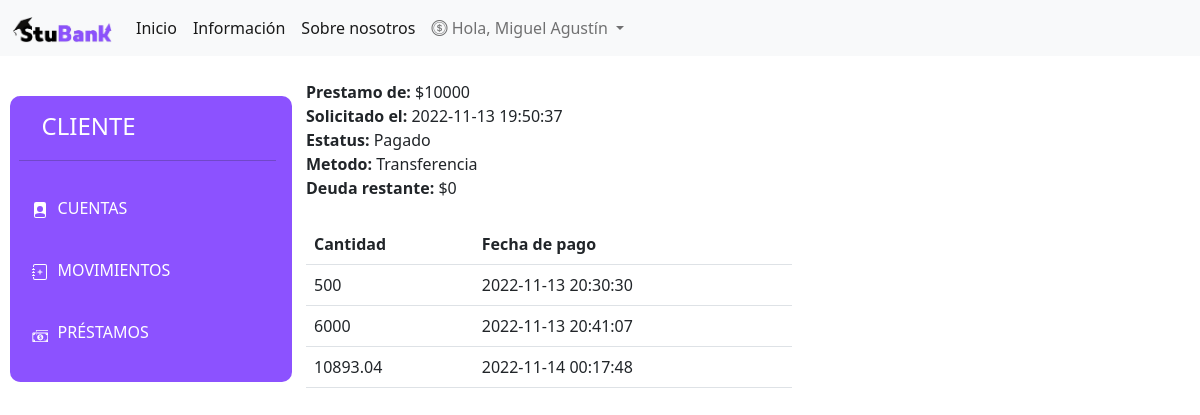
/cliente/pagos.php?id=18 (signed in), run on the app's committed database.
### tables this page shows
CREATE TABLE `prestamos` (
  `id_prest` int(11) NOT NULL,
  `solicitanteEje` varchar(9) NOT NULL,
  `solicitanteCl` varchar(9) NOT NULL,
  `cantidad` double NOT NULL,
  `meses` int(11) NOT NULL,
  `deuda` double NOT NULL,
  `metodo` tinyint(4) NOT NULL,
  `fecha` datetime NOT NULL DEFAULT current_timestamp(),
  `estatus` int(11) NOT NULL
);

CREATE TABLE `pagos` (
  `id_pago` int(11) NOT NULL,
  `id_prest` int(11) NOT NULL,
  `cuenta` varchar(10) NOT NULL,
  `cantidad` double NOT NULL,
  `fecha` datetime NOT NULL DEFAULT current_timestamp()
);

### cliente/pagos.php (the view, shortened to what this page needs)
<?php
    include('../view/conexion.php');
    $id = $_REQUEST['id'];
    $obtencion = "SELECT * FROM pagos WHERE id_prest = '$id'";
    $resultado = mysqli_query($mysqli,$obtencion);
    $pagos = $resultado->fetch_all(MYSQLI_ASSOC);
    $obtencion2 = "SELECT * FROM prestamos WHERE id_prest = '$id'";
    $resultado2 = $mysqli->query($obtencion2);
    $prestamo = $resultado2->fetch_assoc();
    $estados = ['', 'Pendiente', 'En curso', 'Rechazado','Pagado'];
    $metodo = ['', 'Efectivo', 'Transferencia'];
?>
<!DOCTYPE html>
<html lang="es">
<head>
    <link rel="stylesheet" href="../src/css/menu.css">
    <link href="https://cdn.jsdelivr.net/npm/bootstrap@5.2.0/dist/css/bootstrap.min.css" rel="stylesheet">
    <link rel="stylesheet" href="https://cdn.jsdelivr.net/npm/bootstrap-icons@1.9.1/font/bootstrap-icons.css">
</head>
<header>
    <?php include('../view/navbar.php'); ?>
</header>
<body>
    <div class="row">
        <?php include('menu.php'); ?>
        <div class="col-md-5">
            <b>Prestamo de:</b> $<?=$prestamo['cantidad']?><br>
            <b>Solicitado el:</b> <?=$prestamo['fecha']?><br>
            <b>Estatus:</b> <?=$estados[$prestamo['estatus']]?><br>
            <b>Metodo:</b> <?=$metodo[$prestamo['metodo']]?><br>
            <b>Deuda restante:</b> $<?=round($prestamo['deuda'],2)?>
            <?php if($pagos != null):?>
                <table class="table mt-4">
                    <thead>
                        <th scope="col">Cantidad</th>
                        <th scope="col">Fecha de pago</th>
                    </thead>
                    <tbody>
                        <?php foreach($pagos as $pago):?>
                            <tr>
                                <td><?=$pago['cantidad']?></td>
                                <td><?=$pago['fecha']?></td>
                            </tr>
                        <?php endforeach;?>
                    </tbody>
                </table>
            <?php else:?>
                <p class="mt-4">No se ha realizado ningun pago</p>
            <?php endif;?>
        </div>
    </div>
</body>
</html>

### data on the page
prestamos: cantidad "10000", fecha "2022-11-13 19:50:37", estatus "Pagado", metodo "Transferencia", deuda "0"
pagos: cantidad "500", fecha "2022-11-13 20:30:30"
pagos: cantidad "6000", fecha "2022-11-13 20:41:07"
pagos: cantidad "10893.04", fecha "2022-11-14 00:17:48"

### other printed values
$nombre "Miguel Agustín"
